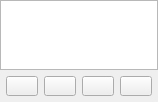
<?xml version="1.0" encoding="UTF-8"?>
<ui version="4.0">
 <class>LayerListWidget</class>
 <widget class="QWidget" name="LayerListWidget">
  <property name="geometry">
   <rect>
    <x>0</x>
    <y>0</y>
    <width>120</width>
    <height>102</height>
   </rect>
  </property>
  <layout class="QVBoxLayout" name="verticalLayout">
   <property name="spacing">
    <number>0</number>
   </property>
   <property name="leftMargin">
    <number>0</number>
   </property>
   <property name="topMargin">
    <number>0</number>
   </property>
   <property name="rightMargin">
    <number>0</number>
   </property>
   <property name="bottomMargin">
    <number>0</number>
   </property>
   <item>
    <widget class="QListWidget" name="layerList">
     <property name="sizePolicy">
      <sizepolicy hsizetype="Minimum" vsizetype="Preferred">
       <horstretch>0</horstretch>
       <verstretch>0</verstretch>
      </sizepolicy>
     </property>
     <property name="sizeAdjustPolicy">
      <enum>QAbstractScrollArea::AdjustToContents</enum>
     </property>
    </widget>
   </item>
   <item>
    <widget class="QWidget" name="layerBoxButtons" native="true">
     <property name="sizePolicy">
      <sizepolicy hsizetype="Preferred" vsizetype="Preferred">
       <horstretch>0</horstretch>
       <verstretch>0</verstretch>
      </sizepolicy>
     </property>
     <property name="minimumSize">
      <size>
       <width>0</width>
       <height>24</height>
      </size>
     </property>
     <layout class="QHBoxLayout" name="horizontalLayout">
      <property name="spacing">
       <number>6</number>
      </property>
      <property name="leftMargin">
       <number>6</number>
      </property>
      <property name="topMargin">
       <number>6</number>
      </property>
      <property name="rightMargin">
       <number>6</number>
      </property>
      <property name="bottomMargin">
       <number>6</number>
      </property>
      <item>
       <widget class="QPushButton" name="delLayerButton">
        <property name="minimumSize">
         <size>
          <width>0</width>
          <height>0</height>
         </size>
        </property>
        <property name="maximumSize">
         <size>
          <width>32</width>
          <height>32</height>
         </size>
        </property>
        <property name="text">
         <string/>
        </property>
        <property name="icon">
         <iconset resource="Resources.qrc">
          <normaloff>:/icons/list-remove.png</normaloff>:/icons/list-remove.png</iconset>
        </property>
        <property name="iconSize">
         <size>
          <width>22</width>
          <height>22</height>
         </size>
        </property>
       </widget>
      </item>
      <item>
       <widget class="QPushButton" name="addLayerButton">
        <property name="maximumSize">
         <size>
          <width>32</width>
          <height>32</height>
         </size>
        </property>
        <property name="text">
         <string/>
        </property>
        <property name="icon">
         <iconset resource="Resources.qrc">
          <normaloff>:/icons/list-add.png</normaloff>:/icons/list-add.png</iconset>
        </property>
        <property name="iconSize">
         <size>
          <width>22</width>
          <height>22</height>
         </size>
        </property>
       </widget>
      </item>
      <item>
       <widget class="QPushButton" name="upLayerButton">
        <property name="maximumSize">
         <size>
          <width>32</width>
          <height>32</height>
         </size>
        </property>
        <property name="text">
         <string/>
        </property>
        <property name="icon">
         <iconset resource="Resources.qrc">
          <normaloff>:/icons/up.png</normaloff>:/icons/up.png</iconset>
        </property>
        <property name="iconSize">
         <size>
          <width>22</width>
          <height>22</height>
         </size>
        </property>
       </widget>
      </item>
      <item>
       <widget class="QPushButton" name="downLayerButton">
        <property name="maximumSize">
         <size>
          <width>32</width>
          <height>32</height>
         </size>
        </property>
        <property name="text">
         <string/>
        </property>
        <property name="icon">
         <iconset resource="Resources.qrc">
          <normaloff>:/icons/down.png</normaloff>:/icons/down.png</iconset>
        </property>
        <property name="iconSize">
         <size>
          <width>22</width>
          <height>22</height>
         </size>
        </property>
       </widget>
      </item>
     </layout>
    </widget>
   </item>
  </layout>
 </widget>
 <resources>
  <include location="Resources.qrc"/>
 </resources>
 <connections/>
</ui>
